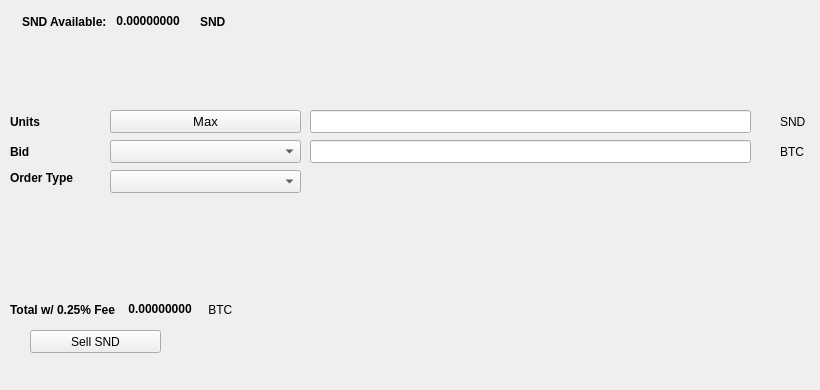
   <widget class="QWidget" name="SellTab">
    <attribute name="title">
     <string>Sell</string>
    </attribute>
    <widget class="QLabel" name="label_16">
     <property name="geometry">
      <rect>
       <x>780</x>
       <y>140</y>
       <width>31</width>
       <height>23</height>
      </rect>
     </property>
     <property name="text">
      <string>BTC</string>
     </property>
    </widget>
    <widget class="QComboBox" name="SellBidcomboBox">
     <property name="geometry">
      <rect>
       <x>110</x>
       <y>140</y>
       <width>191</width>
       <height>23</height>
      </rect>
     </property>
     <property name="font">
      <font>
       <pointsize>10</pointsize>
      </font>
     </property>
    </widget>
    <widget class="QLabel" name="label_18">
     <property name="geometry">
      <rect>
       <x>10</x>
       <y>110</y>
       <width>46</width>
       <height>23</height>
      </rect>
     </property>
     <property name="font">
      <font>
       <weight>75</weight>
       <bold>true</bold>
      </font>
     </property>
     <property name="text">
      <string>Units</string>
     </property>
    </widget>
    <widget class="QPushButton" name="Sell_Max_Amount">
     <property name="geometry">
      <rect>
       <x>110</x>
       <y>110</y>
       <width>191</width>
       <height>23</height>
      </rect>
     </property>
     <property name="font">
      <font>
       <pointsize>10</pointsize>
      </font>
     </property>
     <property name="text">
      <string>Max</string>
     </property>
    </widget>
    <widget class="QLabel" name="label_20">
     <property name="geometry">
      <rect>
       <x>10</x>
       <y>170</y>
       <width>91</width>
       <height>16</height>
      </rect>
     </property>
     <property name="font">
      <font>
       <weight>75</weight>
       <bold>true</bold>
      </font>
     </property>
     <property name="text">
      <string>Order Type</string>
     </property>
    </widget>
    <widget class="QComboBox" name="SellOrdertypeCombo">
     <property name="geometry">
      <rect>
       <x>110</x>
       <y>170</y>
       <width>191</width>
       <height>23</height>
      </rect>
     </property>
     <property name="font">
      <font>
       <pointsize>10</pointsize>
      </font>
     </property>
    </widget>
    <widget class="QLabel" name="label_21">
     <property name="geometry">
      <rect>
       <x>10</x>
       <y>140</y>
       <width>46</width>
       <height>23</height>
      </rect>
     </property>
     <property name="font">
      <font>
       <weight>75</weight>
       <bold>true</bold>
      </font>
     </property>
     <property name="text">
      <string>Bid</string>
     </property>
    </widget>
    <widget class="QLabel" name="label_22">
     <property name="geometry">
      <rect>
       <x>780</x>
       <y>110</y>
       <width>31</width>
       <height>23</height>
      </rect>
     </property>
     <property name="text">
      <string>SND</string>
     </property>
    </widget>
    <widget class="QLineEdit" name="UnitsInputSND">
     <property name="geometry">
      <rect>
       <x>310</x>
       <y>110</y>
       <width>441</width>
       <height>23</height>
      </rect>
     </property>
     <property name="font">
      <font>
       <pointsize>9</pointsize>
       <weight>75</weight>
       <bold>true</bold>
      </font>
     </property>
    </widget>
    <widget class="QLineEdit" name="SellBidPriceEdit">
     <property name="geometry">
      <rect>
       <x>310</x>
       <y>140</y>
       <width>441</width>
       <height>23</height>
      </rect>
     </property>
     <property name="font">
      <font>
       <pointsize>9</pointsize>
       <weight>75</weight>
       <bold>true</bold>
      </font>
     </property>
    </widget>
    <widget class="QPushButton" name="SellSNDBTN">
     <property name="geometry">
      <rect>
       <x>30</x>
       <y>330</y>
       <width>131</width>
       <height>23</height>
      </rect>
     </property>
     <property name="text">
      <string>Sell SND</string>
     </property>
     <property name="icon">
      <iconset resource="../snodecoin">
       <normaloff>:/icons/bitcoin</normaloff>:/icons/bitcoin</iconset>
     </property>
    </widget>
    <widget class="QWidget" name="layoutWidget3">
     <property name="geometry">
      <rect>
       <x>22</x>
       <y>12</y>
       <width>258</width>
       <height>19</height>
      </rect>
     </property>
     <layout class="QHBoxLayout" name="horizontalLayout">
      <item>
       <widget class="QLabel" name="label232_2">
        <property name="font">
         <font>
          <weight>75</weight>
          <bold>true</bold>
         </font>
        </property>
        <property name="text">
         <string>SND Available:</string>
        </property>
       </widget>
      </item>
      <item>
       <widget class="QLabel" name="SNDAvailableLabel">
        <property name="palette">
         <palette>
          <active>
           <colorrole role="WindowText">
            <brush brushstyle="SolidPattern">
             <color alpha="255">
              <red>0</red>
              <green>0</green>
              <blue>0</blue>
             </color>
            </brush>
           </colorrole>
           <colorrole role="Button">
            <brush brushstyle="SolidPattern">
             <color alpha="255">
              <red>0</red>
              <green>170</green>
              <blue>0</blue>
             </color>
            </brush>
           </colorrole>
           <colorrole role="Light">
            <brush brushstyle="SolidPattern">
             <color alpha="255">
              <red>0</red>
              <green>255</green>
              <blue>0</blue>
             </color>
            </brush>
           </colorrole>
           <colorrole role="Midlight">
            <brush brushstyle="SolidPattern">
             <color alpha="255">
              <red>0</red>
              <green>212</green>
              <blue>0</blue>
             </color>
            </brush>
           </colorrole>
           <colorrole role="Dark">
            <brush brushstyle="SolidPattern">
             <color alpha="255">
              <red>0</red>
              <green>85</green>
              <blue>0</blue>
             </color>
            </brush>
           </colorrole>
           <colorrole role="Mid">
            <brush brushstyle="SolidPattern">
             <color alpha="255">
              <red>0</red>
              <green>113</green>
              <blue>0</blue>
             </color>
            </brush>
           </colorrole>
           <colorrole role="Text">
            <brush brushstyle="SolidPattern">
             <color alpha="255">
              <red>0</red>
              <green>170</green>
              <blue>0</blue>
             </color>
            </brush>
           </colorrole>
           <colorrole role="BrightText">
            <brush brushstyle="SolidPattern">
             <color alpha="255">
              <red>255</red>
              <green>255</green>
              <blue>255</blue>
             </color>
            </brush>
           </colorrole>
           <colorrole role="ButtonText">
            <brush brushstyle="SolidPattern">
             <color alpha="255">
              <red>0</red>
              <green>0</green>
              <blue>0</blue>
             </color>
            </brush>
           </colorrole>
           <colorrole role="Base">
            <brush brushstyle="SolidPattern">
             <color alpha="255">
              <red>255</red>
              <green>255</green>
              <blue>255</blue>
             </color>
            </brush>
           </colorrole>
           <colorrole role="Window">
            <brush brushstyle="SolidPattern">
             <color alpha="255">
              <red>0</red>
              <green>170</green>
              <blue>0</blue>
             </color>
            </brush>
           </colorrole>
           <colorrole role="Shadow">
            <brush brushstyle="SolidPattern">
             <color alpha="255">
              <red>0</red>
              <green>0</green>
              <blue>0</blue>
             </color>
            </brush>
           </colorrole>
           <colorrole role="AlternateBase">
            <brush brushstyle="SolidPattern">
             <color alpha="255">
              <red>127</red>
              <green>212</green>
              <blue>127</blue>
             </color>
            </brush>
           </colorrole>
           <colorrole role="ToolTipBase">
            <brush brushstyle="SolidPattern">
             <color alpha="255">
              <red>255</red>
              <green>255</green>
              <blue>220</blue>
             </color>
            </brush>
           </colorrole>
           <colorrole role="ToolTipText">
            <brush brushstyle="SolidPattern">
             <color alpha="255">
              <red>0</red>
              <green>0</green>
              <blue>0</blue>
             </color>
            </brush>
           </colorrole>
          </active>
          <inactive>
           <colorrole role="WindowText">
            <brush brushstyle="SolidPattern">
             <color alpha="255">
              <red>0</red>
              <green>0</green>
              <blue>0</blue>
             </color>
            </brush>
           </colorrole>
           <colorrole role="Button">
            <brush brushstyle="SolidPattern">
             <color alpha="255">
              <red>0</red>
              <green>170</green>
              <blue>0</blue>
             </color>
            </brush>
           </colorrole>
           <colorrole role="Light">
            <brush brushstyle="SolidPattern">
             <color alpha="255">
              <red>0</red>
              <green>255</green>
              <blue>0</blue>
             </color>
            </brush>
           </colorrole>
           <colorrole role="Midlight">
            <brush brushstyle="SolidPattern">
             <color alpha="255">
              <red>0</red>
              <green>212</green>
              <blue>0</blue>
             </color>
            </brush>
           </colorrole>
           <colorrole role="Dark">
            <brush brushstyle="SolidPattern">
             <color alpha="255">
              <red>0</red>
              <green>85</green>
              <blue>0</blue>
             </color>
            </brush>
           </colorrole>
           <colorrole role="Mid">
            <brush brushstyle="SolidPattern">
             <color alpha="255">
              <red>0</red>
              <green>113</green>
              <blue>0</blue>
             </color>
            </brush>
           </colorrole>
           <colorrole role="Text">
            <brush brushstyle="SolidPattern">
             <color alpha="255">
              <red>0</red>
              <green>170</green>
              <blue>0</blue>
             </color>
            </brush>
           </colorrole>
           <colorrole role="BrightText">
            <brush brushstyle="SolidPattern">
             <color alpha="255">
              <red>255</red>
              <green>255</green>
              <blue>255</blue>
             </color>
            </brush>
           </colorrole>
           <colorrole role="ButtonText">
            <brush brushstyle="SolidPattern">
             <color alpha="255">
              <red>0</red>
              <green>0</green>
              <blue>0</blue>
             </color>
            </brush>
           </colorrole>
           <colorrole role="Base">
            <brush brushstyle="SolidPattern">
             <color alpha="255">
              <red>255</red>
              <green>255</green>
              <blue>255</blue>
             </color>
            </brush>
           </colorrole>
           <colorrole role="Window">
            <brush brushstyle="SolidPattern">
             <color alpha="255">
              <red>0</red>
              <green>170</green>
              <blue>0</blue>
             </color>
            </brush>
           </colorrole>
           <colorrole role="Shadow">
            <brush brushstyle="SolidPattern">
             <color alpha="255">
              <red>0</red>
              <green>0</green>
              <blue>0</blue>
             </color>
            </brush>
           </colorrole>
           <colorrole role="AlternateBase">
            <brush brushstyle="SolidPattern">
             <color alpha="255">
              <red>127</red>
              <green>212</green>
              <blue>127</blue>
             </color>
            </brush>
           </colorrole>
           <colorrole role="ToolTipBase">
            <brush brushstyle="SolidPattern">
             <color alpha="255">
              <red>255</red>
              <green>255</green>
              <blue>220</blue>
             </color>
            </brush>
           </colorrole>
           <colorrole role="ToolTipText">
            <brush brushstyle="SolidPattern">
             <color alpha="255">
              <red>0</red>
              <green>0</green>
              <blue>0</blue>
             </color>
            </brush>
           </colorrole>
          </inactive>
          <disabled>
           <colorrole role="WindowText">
            <brush brushstyle="SolidPattern">
             <color alpha="255">
              <red>0</red>
              <green>85</green>
              <blue>0</blue>
             </color>
            </brush>
           </colorrole>
           <colorrole role="Button">
            <brush brushstyle="SolidPattern">
             <color alpha="255">
              <red>0</red>
              <green>170</green>
              <blue>0</blue>
             </color>
            </brush>
           </colorrole>
           <colorrole role="Light">
            <brush brushstyle="SolidPattern">
             <color alpha="255">
              <red>0</red>
              <green>255</green>
              <blue>0</blue>
             </color>
            </brush>
           </colorrole>
           <colorrole role="Midlight">
            <brush brushstyle="SolidPattern">
             <color alpha="255">
              <red>0</red>
              <green>212</green>
              <blue>0</blue>
             </color>
            </brush>
           </colorrole>
           <colorrole role="Dark">
            <brush brushstyle="SolidPattern">
             <color alpha="255">
              <red>0</red>
              <green>85</green>
              <blue>0</blue>
             </color>
            </brush>
           </colorrole>
           <colorrole role="Mid">
            <brush brushstyle="SolidPattern">
             <color alpha="255">
              <red>0</red>
              <green>113</green>
              <blue>0</blue>
             </color>
            </brush>
           </colorrole>
           <colorrole role="Text">
            <brush brushstyle="SolidPattern">
             <color alpha="255">
              <red>0</red>
              <green>85</green>
              <blue>0</blue>
             </color>
            </brush>
           </colorrole>
           <colorrole role="BrightText">
            <brush brushstyle="SolidPattern">
             <color alpha="255">
              <red>255</red>
              <green>255</green>
              <blue>255</blue>
             </color>
            </brush>
           </colorrole>
           <colorrole role="ButtonText">
            <brush brushstyle="SolidPattern">
             <color alpha="255">
              <red>0</red>
              <green>85</green>
              <blue>0</blue>
             </color>
            </brush>
           </colorrole>
           <colorrole role="Base">
            <brush brushstyle="SolidPattern">
             <color alpha="255">
              <red>0</red>
              <green>170</green>
              <blue>0</blue>
             </color>
            </brush>
           </colorrole>
           <colorrole role="Window">
            <brush brushstyle="SolidPattern">
             <color alpha="255">
              <red>0</red>
              <green>170</green>
              <blue>0</blue>
             </color>
            </brush>
           </colorrole>
           <colorrole role="Shadow">
            <brush brushstyle="SolidPattern">
             <color alpha="255">
              <red>0</red>
              <green>0</green>
              <blue>0</blue>
             </color>
            </brush>
           </colorrole>
           <colorrole role="AlternateBase">
            <brush brushstyle="SolidPattern">
             <color alpha="255">
              <red>0</red>
              <green>170</green>
              <blue>0</blue>
             </color>
            </brush>
           </colorrole>
           <colorrole role="ToolTipBase">
            <brush brushstyle="SolidPattern">
             <color alpha="255">
              <red>255</red>
              <green>255</green>
              <blue>220</blue>
             </color>
            </brush>
           </colorrole>
           <colorrole role="ToolTipText">
            <brush brushstyle="SolidPattern">
             <color alpha="255">
              <red>0</red>
              <green>0</green>
              <blue>0</blue>
             </color>
            </brush>
           </colorrole>
          </disabled>
         </palette>
        </property>
        <property name="font">
         <font>
          <weight>75</weight>
          <bold>true</bold>
         </font>
        </property>
        <property name="text">
         <string> 0.00000000 </string>
        </property>
        <property name="textInteractionFlags">
         <set>Qt::LinksAccessibleByMouse|Qt::TextSelectableByKeyboard|Qt::TextSelectableByMouse</set>
        </property>
       </widget>
      </item>
      <item>
       <widget class="QLabel" name="labelSND">
        <property name="font">
         <font>
          <weight>75</weight>
          <bold>true</bold>
         </font>
        </property>
        <property name="text">
         <string>SND</string>
        </property>
       </widget>
      </item>
     </layout>
    </widget>
    <widget class="QWidget" name="layoutWidget">
     <property name="geometry">
      <rect>
       <x>10</x>
       <y>300</y>
       <width>268</width>
       <height>19</height>
      </rect>
     </property>
     <layout class="QHBoxLayout" name="horizontalLayout_2">
      <item>
       <widget class="QLabel" name="label_19">
        <property name="font">
         <font>
          <weight>75</weight>
          <bold>true</bold>
         </font>
        </property>
        <property name="text">
         <string>Total w/ 0.25% Fee </string>
        </property>
       </widget>
      </item>
      <item>
       <widget class="QLabel" name="SellCostLabel">
        <property name="palette">
         <palette>
          <active>
           <colorrole role="WindowText">
            <brush brushstyle="SolidPattern">
             <color alpha="255">
              <red>0</red>
              <green>0</green>
              <blue>0</blue>
             </color>
            </brush>
           </colorrole>
           <colorrole role="Button">
            <brush brushstyle="SolidPattern">
             <color alpha="255">
              <red>0</red>
              <green>170</green>
              <blue>0</blue>
             </color>
            </brush>
           </colorrole>
           <colorrole role="Light">
            <brush brushstyle="SolidPattern">
             <color alpha="255">
              <red>0</red>
              <green>255</green>
              <blue>0</blue>
             </color>
            </brush>
           </colorrole>
           <colorrole role="Midlight">
            <brush brushstyle="SolidPattern">
             <color alpha="255">
              <red>0</red>
              <green>212</green>
              <blue>0</blue>
             </color>
            </brush>
           </colorrole>
           <colorrole role="Dark">
            <brush brushstyle="SolidPattern">
             <color alpha="255">
              <red>0</red>
              <green>85</green>
              <blue>0</blue>
             </color>
            </brush>
           </colorrole>
           <colorrole role="Mid">
            <brush brushstyle="SolidPattern">
             <color alpha="255">
              <red>0</red>
              <green>113</green>
              <blue>0</blue>
             </color>
            </brush>
           </colorrole>
           <colorrole role="Text">
            <brush brushstyle="SolidPattern">
             <color alpha="255">
              <red>0</red>
              <green>170</green>
              <blue>0</blue>
             </color>
            </brush>
           </colorrole>
           <colorrole role="BrightText">
            <brush brushstyle="SolidPattern">
             <color alpha="255">
              <red>255</red>
              <green>255</green>
              <blue>255</blue>
             </color>
            </brush>
           </colorrole>
           <colorrole role="ButtonText">
            <brush brushstyle="SolidPattern">
             <color alpha="255">
              <red>0</red>
              <green>0</green>
              <blue>0</blue>
             </color>
            </brush>
           </colorrole>
           <colorrole role="Base">
            <brush brushstyle="SolidPattern">
             <color alpha="255">
              <red>255</red>
              <green>255</green>
              <blue>255</blue>
             </color>
            </brush>
           </colorrole>
           <colorrole role="Window">
            <brush brushstyle="SolidPattern">
             <color alpha="255">
              <red>0</red>
              <green>170</green>
              <blue>0</blue>
             </color>
            </brush>
           </colorrole>
           <colorrole role="Shadow">
            <brush brushstyle="SolidPattern">
             <color alpha="255">
              <red>0</red>
              <green>0</green>
              <blue>0</blue>
             </color>
            </brush>
           </colorrole>
           <colorrole role="AlternateBase">
            <brush brushstyle="SolidPattern">
             <color alpha="255">
              <red>127</red>
              <green>212</green>
              <blue>127</blue>
             </color>
            </brush>
           </colorrole>
           <colorrole role="ToolTipBase">
            <brush brushstyle="SolidPattern">
             <color alpha="255">
              <red>255</red>
              <green>255</green>
              <blue>220</blue>
             </color>
            </brush>
           </colorrole>
           <colorrole role="ToolTipText">
            <brush brushstyle="SolidPattern">
             <color alpha="255">
              <red>0</red>
              <green>0</green>
              <blue>0</blue>
             </color>
            </brush>
           </colorrole>
          </active>
          <inactive>
           <colorrole role="WindowText">
            <brush brushstyle="SolidPattern">
             <color alpha="255">
              <red>0</red>
              <green>0</green>
              <blue>0</blue>
             </color>
            </brush>
           </colorrole>
           <colorrole role="Button">
            <brush brushstyle="SolidPattern">
             <color alpha="255">
              <red>0</red>
              <green>170</green>
              <blue>0</blue>
             </color>
            </brush>
           </colorrole>
           <colorrole role="Light">
            <brush brushstyle="SolidPattern">
             <color alpha="255">
              <red>0</red>
              <green>255</green>
              <blue>0</blue>
             </color>
            </brush>
           </colorrole>
           <colorrole role="Midlight">
            <brush brushstyle="SolidPattern">
             <color alpha="255">
              <red>0</red>
              <green>212</green>
              <blue>0</blue>
             </color>
            </brush>
           </colorrole>
           <colorrole role="Dark">
            <brush brushstyle="SolidPattern">
             <color alpha="255">
              <red>0</red>
              <green>85</green>
              <blue>0</blue>
             </color>
            </brush>
           </colorrole>
           <colorrole role="Mid">
            <brush brushstyle="SolidPattern">
             <color alpha="255">
              <red>0</red>
              <green>113</green>
              <blue>0</blue>
             </color>
            </brush>
           </colorrole>
           <colorrole role="Text">
            <brush brushstyle="SolidPattern">
             <color alpha="255">
              <red>0</red>
              <green>170</green>
              <blue>0</blue>
             </color>
            </brush>
           </colorrole>
           <colorrole role="BrightText">
            <brush brushstyle="SolidPattern">
             <color alpha="255">
              <red>255</red>
              <green>255</green>
              <blue>255</blue>
             </color>
            </brush>
           </colorrole>
           <colorrole role="ButtonText">
            <brush brushstyle="SolidPattern">
             <color alpha="255">
              <red>0</red>
              <green>0</green>
              <blue>0</blue>
             </color>
            </brush>
           </colorrole>
           <colorrole role="Base">
            <brush brushstyle="SolidPattern">
             <color alpha="255">
              <red>255</red>
              <green>255</green>
              <blue>255</blue>
             </color>
            </brush>
           </colorrole>
           <colorrole role="Window">
            <brush brushstyle="SolidPattern">
             <color alpha="255">
              <red>0</red>
              <green>170</green>
              <blue>0</blue>
             </color>
            </brush>
           </colorrole>
           <colorrole role="Shadow">
            <brush brushstyle="SolidPattern">
             <color alpha="255">
              <red>0</red>
              <green>0</green>
              <blue>0</blue>
             </color>
            </brush>
           </colorrole>
           <colorrole role="AlternateBase">
            <brush brushstyle="SolidPattern">
             <color alpha="255">
              <red>127</red>
              <green>212</green>
              <blue>127</blue>
             </color>
            </brush>
           </colorrole>
           <colorrole role="ToolTipBase">
            <brush brushstyle="SolidPattern">
             <color alpha="255">
              <red>255</red>
              <green>255</green>
              <blue>220</blue>
             </color>
            </brush>
           </colorrole>
           <colorrole role="ToolTipText">
            <brush brushstyle="SolidPattern">
             <color alpha="255">
              <red>0</red>
              <green>0</green>
              <blue>0</blue>
             </color>
            </brush>
           </colorrole>
          </inactive>
          <disabled>
           <colorrole role="WindowText">
            <brush brushstyle="SolidPattern">
             <color alpha="255">
              <red>0</red>
              <green>85</green>
              <blue>0</blue>
             </color>
            </brush>
           </colorrole>
           <colorrole role="Button">
            <brush brushstyle="SolidPattern">
             <color alpha="255">
              <red>0</red>
              <green>170</green>
              <blue>0</blue>
             </color>
            </brush>
           </colorrole>
           <colorrole role="Light">
            <brush brushstyle="SolidPattern">
             <color alpha="255">
              <red>0</red>
              <green>255</green>
              <blue>0</blue>
             </color>
            </brush>
           </colorrole>
           <colorrole role="Midlight">
            <brush brushstyle="SolidPattern">
             <color alpha="255">
              <red>0</red>
              <green>212</green>
              <blue>0</blue>
             </color>
            </brush>
           </colorrole>
           <colorrole role="Dark">
            <brush brushstyle="SolidPattern">
             <color alpha="255">
              <red>0</red>
              <green>85</green>
              <blue>0</blue>
             </color>
            </brush>
           </colorrole>
           <colorrole role="Mid">
            <brush brushstyle="SolidPattern">
             <color alpha="255">
              <red>0</red>
              <green>113</green>
              <blue>0</blue>
             </color>
            </brush>
           </colorrole>
           <colorrole role="Text">
            <brush brushstyle="SolidPattern">
             <color alpha="255">
              <red>0</red>
              <green>85</green>
              <blue>0</blue>
             </color>
            </brush>
           </colorrole>
           <colorrole role="BrightText">
            <brush brushstyle="SolidPattern">
             <color alpha="255">
              <red>255</red>
              <green>255</green>
              <blue>255</blue>
             </color>
            </brush>
           </colorrole>
           <colorrole role="ButtonText">
            <brush brushstyle="SolidPattern">
             <color alpha="255">
              <red>0</red>
              <green>85</green>
              <blue>0</blue>
             </color>
            </brush>
           </colorrole>
           <colorrole role="Base">
            <brush brushstyle="SolidPattern">
             <color alpha="255">
              <red>0</red>
              <green>170</green>
              <blue>0</blue>
             </color>
            </brush>
           </colorrole>
           <colorrole role="Window">
            <brush brushstyle="SolidPattern">
             <color alpha="255">
              <red>0</red>
              <green>170</green>
              <blue>0</blue>
             </color>
            </brush>
           </colorrole>
           <colorrole role="Shadow">
            <brush brushstyle="SolidPattern">
             <color alpha="255">
              <red>0</red>
              <green>0</green>
              <blue>0</blue>
             </color>
            </brush>
           </colorrole>
           <colorrole role="AlternateBase">
            <brush brushstyle="SolidPattern">
             <color alpha="255">
              <red>0</red>
              <green>170</green>
              <blue>0</blue>
             </color>
            </brush>
           </colorrole>
           <colorrole role="ToolTipBase">
            <brush brushstyle="SolidPattern">
             <color alpha="255">
              <red>255</red>
              <green>255</green>
              <blue>220</blue>
             </color>
            </brush>
           </colorrole>
           <colorrole role="ToolTipText">
            <brush brushstyle="SolidPattern">
             <color alpha="255">
              <red>0</red>
              <green>0</green>
              <blue>0</blue>
             </color>
            </brush>
           </colorrole>
          </disabled>
         </palette>
        </property>
        <property name="font">
         <font>
          <weight>75</weight>
          <bold>true</bold>
         </font>
        </property>
        <property name="autoFillBackground">
         <bool>false</bool>
        </property>
        <property name="text">
         <string> 0.00000000</string>
        </property>
        <property name="textInteractionFlags">
         <set>Qt::LinksAccessibleByMouse|Qt::TextSelectableByMouse</set>
        </property>
       </widget>
      </item>
      <item>
       <widget class="QLabel" name="label_17">
        <property name="font">
         <font>
          <weight>50</weight>
          <bold>false</bold>
         </font>
        </property>
        <property name="text">
         <string> BTC</string>
        </property>
       </widget>
      </item>
     </layout>
    </widget>
    <widget class="QLabel" name="label_23">
     <property name="geometry">
      <rect>
       <x>460</x>
       <y>300</y>
       <width>281</width>
       <height>81</height>
      </rect>
     </property>
     <property name="text">
      <string/>
     </property>
     <property name="pixmap">
      <pixmap>:/images/bittrex</pixmap>
     </property>
    </widget>
   </widget>
